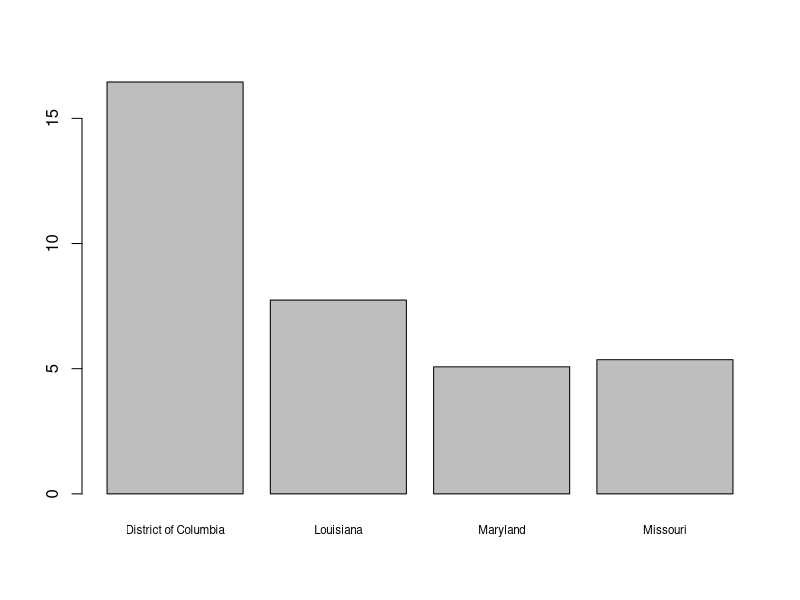
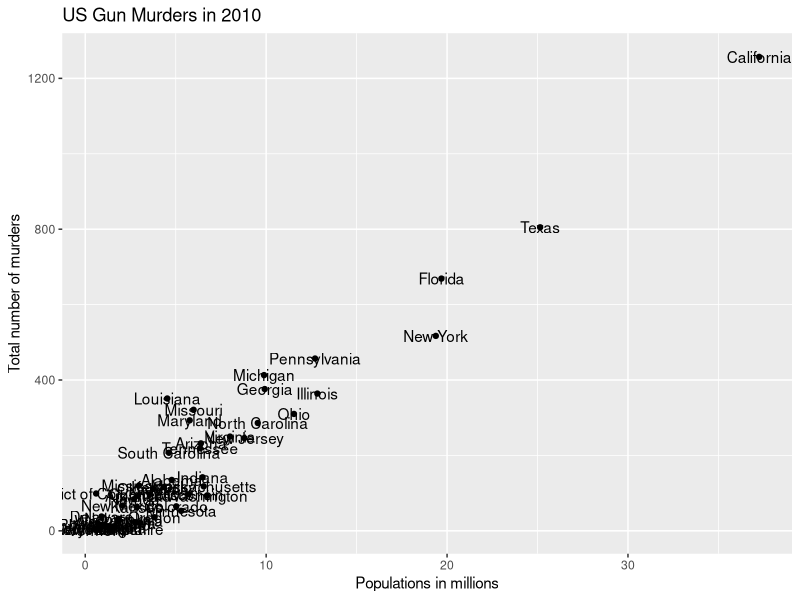
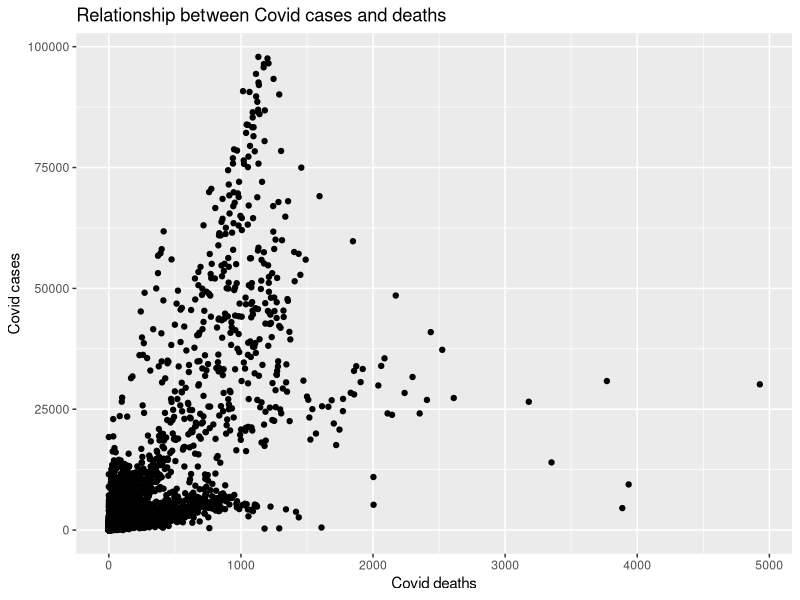
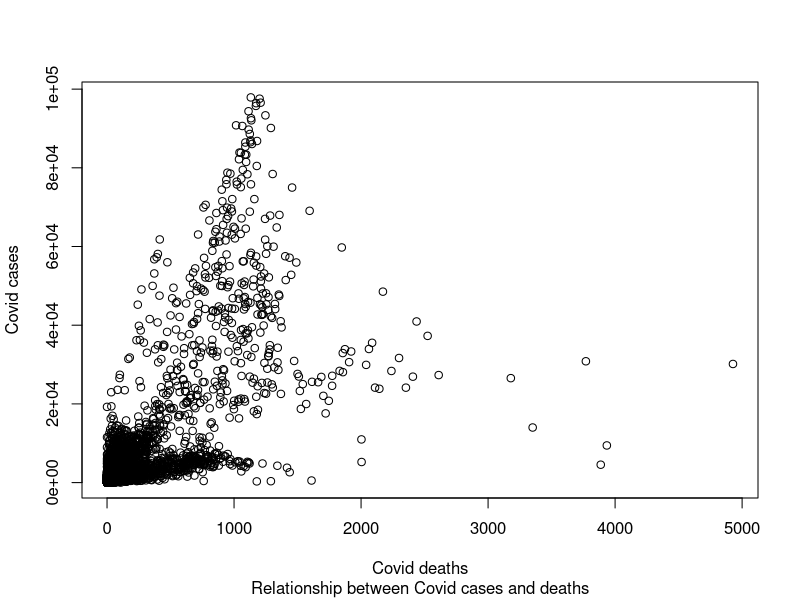
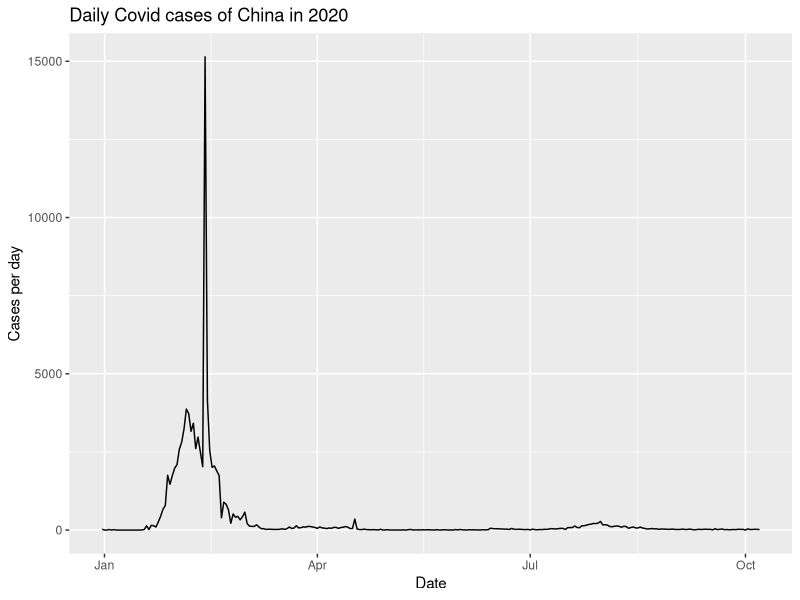
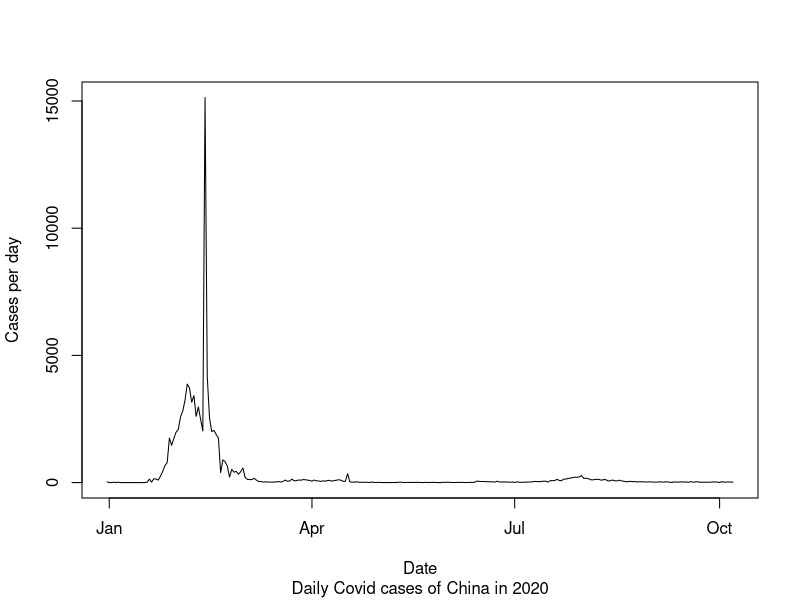
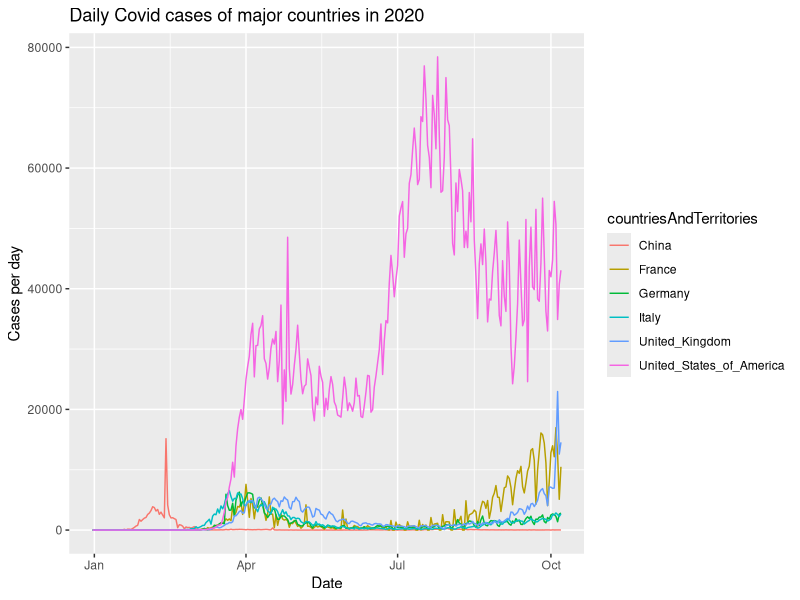
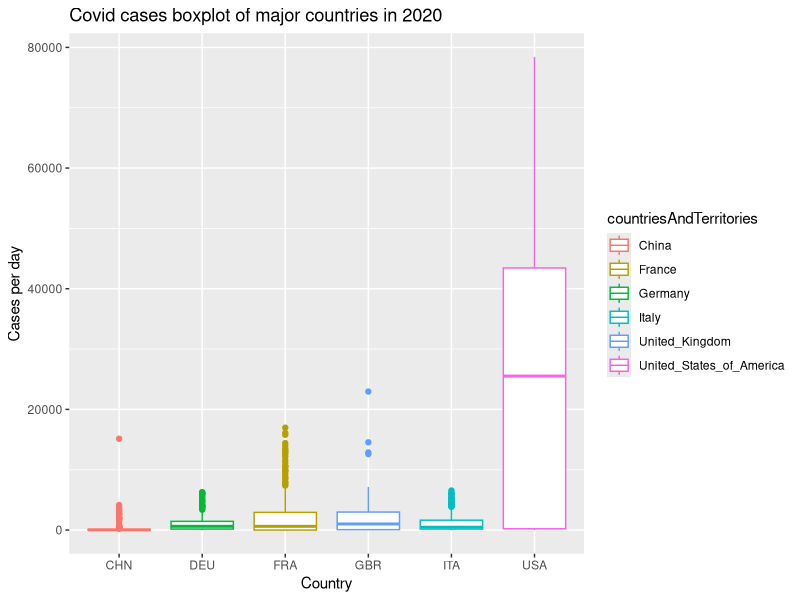

Generate these figures, in order, with R:
## ---- chunk 1
knitr::opts_chunk$set(echo = TRUE)
## ---- chunk 2
# Load the packages and dataset.
library(dslabs)
library(dplyr)
library(ggplot2)
data("murders")
## ---- chunk 3
head(murders, 2)
## ---- chunk 4
mat <- matrix(1:16, 4, 4)
mat[2, 2:4]
## ---- chunk 5
compute_s_n <- function(n){
  n * sqrt(n+9) * log10(n)
}

n <- 500
s_n <- compute_s_n(n)
s_n
## ---- chunk 6
murder_rate <- murders$total / murders$population * 100000

murder_state_5 <- murders$state[which(murder_rate > 5)]
murder_state_5
murder_rate_5 <- murder_rate[which(murder_rate > 5)]
murder_rate_5
## ---- chunk 7
barplot(murder_rate_5, names.arg = murder_state_5, cex.names = 0.7)
## ---- chunk 8
murders <- murders |> mutate(murder_rate) # Add murder_rate to dataframe
# murders$murder_rate <- murder_rate

my_states <- murders |>
  filter((region == "West" | region == "South") & murder_rate < 2)
my_states |> select(state, region, murder_rate)
my_states |> top_n(-3) # 3 safest states among them
## ---- chunk 9
# Note: rates cannot be averaged
murders |> group_by(region) |> 
  summarize(average_murder_rate = sum(total) / sum(population) * 100000) |> 
  arrange(average_murder_rate)
## ---- chunk 10
ggplot(data = murders, aes(x = population/10^6, y = total, label = state)) + 
  geom_point() + # points layer
  geom_text() + # labels layer
  xlab("Populations in millions") + # x-axis label layer
  ylab("Total number of murders") + # y-axis label layer
  ggtitle("US Gun Murders in 2010") # title layer
## ---- chunk 11
covid <- read.csv("covid.csv")

nrow(covid) # number of observations
ncol(covid) # number of variables
names(covid)
## ---- chunk 12
covid |> top_n(1, Cumulative_number_for_14_days_of_COVID.19_cases_per_100000)
## ---- chunk 13
covid |> distinct(countriesAndTerritories) |> count()
covid |> distinct(continentExp) |> count()
## ---- chunk 14
# The whole dataset
covid |> summarize(total_cases = sum(cases), total_deaths = sum(deaths))
# countriesAndTerritories
covid |> group_by(countriesAndTerritories) |> 
  summarize(total_cases = sum(cases), total_deaths = sum(deaths)) |> 
  arrange(desc(total_cases)) |> head()
# continentExp
covid |> group_by(continentExp) |> 
  summarize(total_cases = sum(cases), total_deaths = sum(deaths)) |> 
  arrange(desc(total_cases))
## ---- chunk 15
covid <- covid |> mutate(date = as.Date(dateRep, "%d/%m/%Y"))
# covid$date <- as.Date(covid$dateRep, "%d/%m/%Y")
head(covid)
## ---- chunk 16
# Note: 25 observations with negative cases or deaths are excluded
covid_filter <- covid |> filter(cases >= 0 & deaths >= 0)

ggplot(data = covid_filter, aes(x = deaths, y = cases)) + 
  geom_point() +
  xlab("Covid deaths") +
  ylab("Covid cases") +
  ggtitle("Relationship between Covid cases and deaths")

plot(covid_filter$deaths, covid_filter$cases, 
     sub = "Relationship between Covid cases and deaths", 
     xlab = "Covid deaths",
     ylab = "Covid cases")
## ---- chunk 17
china <- covid_filter |> filter(countriesAndTerritories == "China")
ggplot(data = china, aes(x = date, y = cases)) + 
  geom_line() +
  xlab("Date") +
  ylab("Cases per day") +
  ggtitle("Daily Covid cases of China in 2020")

plot(china$date, china$cases,
     type = "l",
     sub = "Daily Covid cases of China in 2020",
     xlab = "Date",
     ylab = "Cases per day")
## ---- chunk 18
six_countries <- covid_filter |> filter(
  countriesAndTerritories %in% 
    c("China", "United_States_of_America", "United_Kingdom", 
      "France", "Germany", "Italy"))

ggplot(data = six_countries, aes(x = date, y = cases, col = countriesAndTerritories)) +
  geom_line() +
  xlab("Date") +
  ylab("Cases per day") +
  ggtitle("Daily Covid cases of major countries in 2020")
## ---- chunk 19
ggplot(data = six_countries, aes(x = countryterritoryCode, y = cases, col = countriesAndTerritories)) +
  geom_boxplot() +
  xlab("Country") +
  ylab("Cases per day") +
  ggtitle("Covid cases boxplot of major countries in 2020")

boxplot(six_countries$cases ~ six_countries$countryterritoryCode,
        col = c("red","green", "yellow", "blue", "gray", "pink"),
        main = "Covid cases boxplot of major countries in 2020",
        xlab = "Country",
        ylab = "Cases per day",
        )
